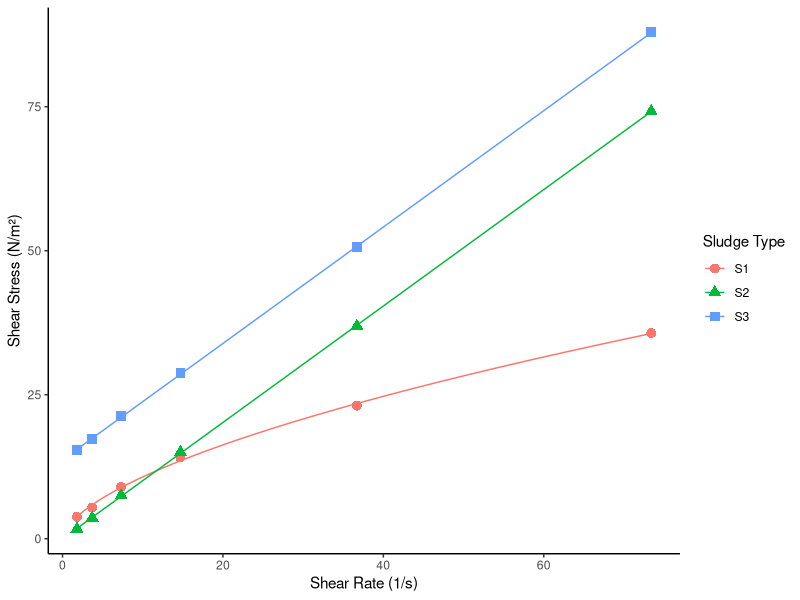

Here is the R script that generated this plot:
library(tidyverse)
sludge <- data.frame(
    Sludge_Type = c(
        "S1",
        "S1",
        "S1",
        "S1",
        "S1",
        "S1",
        "S2",
        "S2",
        "S2",
        "S2",
        "S2",
        "S2",
        "S3",
        "S3",
        "S3",
        "S3",
        "S3",
        "S3"
    ),
    Shear_Stress = c(
        3.8,
        5.4,
        9,
        14.1,
        23.1,
        35.7,
        1.7,
        3.6,
        7.5,
        15,
        36.9,
        74.2,
        15.4,
        17.3,
        21.3,
        28.7,
        50.6,
        87.9
    ),
    Shear_Rate = c(
        1.8,
        3.7,
        7.3,
        14.7,
        36.7,
        73.4,
        1.8,
        3.7,
        7.3,
        14.7,
        36.7,
        73.4,
        1.8,
        3.7,
        7.3,
        14.7,
        36.7,
        73.4
    )
)

S1_model <-
    lm((log(y) ~ log(x)),
       data = sludge %>% filter(Sludge_Type == "S1") %>% mutate(x = Shear_Rate, y = Shear_Stress)
    )
# print(summary(S1_model))
# print(S1_model$coefficients)
# print(summary(S1_model)$r.squared)
S2_model <-
    lm(y ~ x,
       data = sludge %>% filter(Sludge_Type == "S2") %>% mutate(x = Shear_Rate, y = Shear_Stress))
# print(summary(S2_model))
# print(S2_model$coefficients)
# print(summary(S2_model)$r.squared)
S3_model <-
    lm(y ~ x,
       data = sludge %>% filter(Sludge_Type == "S3") %>% mutate(x = Shear_Rate, y = Shear_Stress))
# print(summary(S3_model))
# print(S3_model$coefficients)
# print(summary(S3_model)$r.squared)
ggplot(sludge,
       aes(
           x = Shear_Rate,
           y = Shear_Stress,
           shape = Sludge_Type,
           color = Sludge_Type
       )) +
    geom_point(size = 3) +
    labs(
        x = "Shear Rate (1/s)",
        y = "Shear Stress (N/m²)",
        shape = "Sludge Type",
        color = "Sludge Type"
    ) +
    theme_classic() +
    geom_smooth(
        linewidth = 0.5,
        method = "nls",
        formula = "y~a*x^b",
        method.args = list(start = c(a = 1, b = 1)),
        se = FALSE,
        data = subset(sludge, Sludge_Type == "S1")
    ) +
    geom_smooth(
        linewidth = 0.5,
        method = "lm",
        formula = 'y ~ x',
        se = FALSE,
        data = subset(sludge, Sludge_Type == "S2")
    ) +
    geom_smooth(
        linewidth = 0.5,
        method = "lm",
        formula = 'y ~ x',
        se = FALSE,
        data = subset(sludge, Sludge_Type == "S3")
    ) + theme(
        panel.grid.major = element_blank(),
        panel.grid.minor = element_blank(),
        legend.background = element_blank(),
        panel.background = element_rect(fill = "transparent", colour = NA),
        plot.background = element_rect(fill = "transparent", colour = NA)
    )